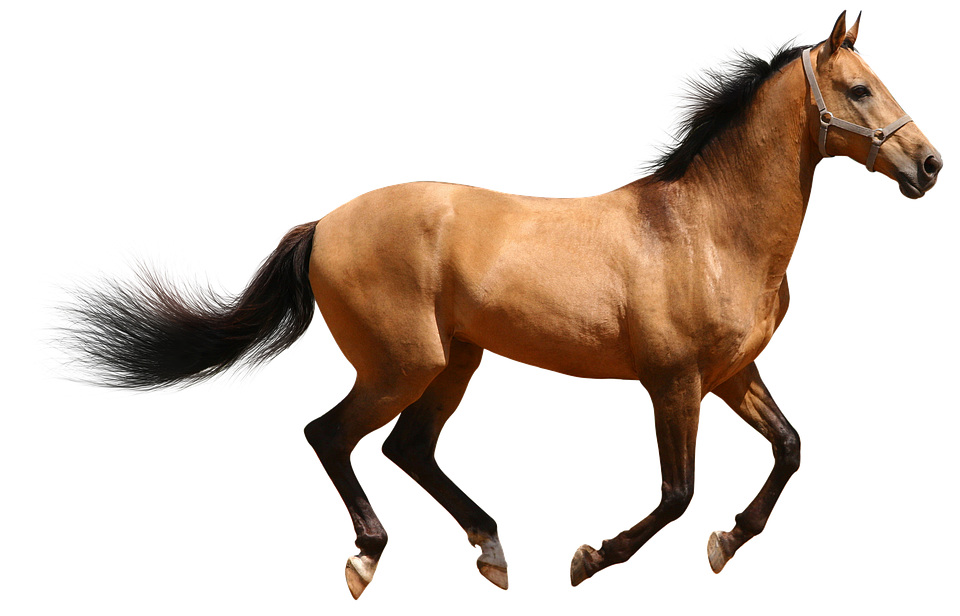
#> input picture horse.png, 960 x 616 px
$ jupyter execute sim-demo.ipynb
#> lines starting #> are read from the running program, lines starting #| are printed output that depends on the picture
Here are some stripes:

And here are some other stripes:

What happens when we multiply these?

This captures some of the flavor of [structured illumination microscopy](https://onlinelibrary.wiley.com/doi/full/10.1046/j.1365-2818.2000.00710.x) (SIM), a superresolution technique that can double the resolution of an image. The classic approach uses a sequence of images taken while illuminating the sample with a striped pattern. You need multiple images because it takes many phases and orientations to gather the Fourier domain information SIM uses to enhance the image.

For our demo, we're looking at a slightly different technique based on phase modulation that allows us to see interesting encoded images based on a single "illumination." The residual stripes that you see in the decoded image are an artifact of what we're doing here, not true SIM. You can make nice printouts with one or two transparencies and do this as a handout.

[cell 1]
import numpy as np
import matplotlib.pyplot as plt
from skimage.io import imread
from skimage.color import rgb2gray
from scipy.ndimage import gaussian_filter

First, let's load our image that we want to encode. `rgb2gray` mostly does what it sounds like, but there's one relevant feature that's worth commenting on. In the world of scikit-image, grayscale images are represented as floating point numbers between 0 (black) and 1 (white.) So in addition to mixing color channels into an appropriate gray, `rgb2gray` also rescales the image to fit this interval. The absolute scale of the image does matter for setting the size of the modulation later, so if you use something else to do the conversion (or load a BW image in different units directly) adjust the modulation amplitude accordingly.

[cell 2]
horse = imread('horse.png')
#> horse is the input picture: shape (616, 960, 4); mean R, G, B, A 44.2, 32.5, 24, 72.8
gray_horse = rgb2gray(horse)
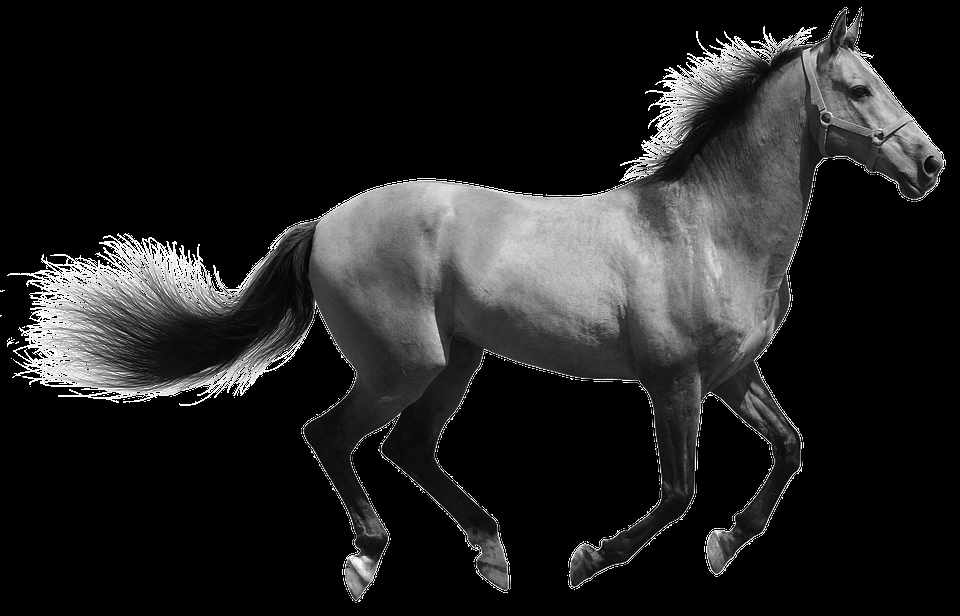
#> gray_horse: shape (616, 960) float64; min 0, max 1, mean 0.135
plt.imshow(gray_horse, cmap='gray')
_ = plt.axis('off')

Now we want to make an illumination mask. This is a uniform series of stripes. Using sin squared conveniently puts us in our 0 to 1 interval, and also nicely mimics the intensity pattern of a standing wave set up by two counterpropagating laser beams (a common way to achieve the stripes SIM usually uses.)

[cell 3]
x_pixels = gray_horse.shape[1]
#> x_pixels = 960
stripe_angle = 0
k_x, k_y = np.cos(stripe_angle), np.sin(stripe_angle)
y_ind, x_ind = np.ogrid[0:gray_horse.shape[0], 0:gray_horse.shape[1]]
#> y_ind = 616 values from 0 to 615
dots_per_cycle = 16
raw_phase = (np.pi / dots_per_cycle)*(k_x*x_ind + k_y*y_ind)
stripe_mask = np.sin(raw_phase)**2
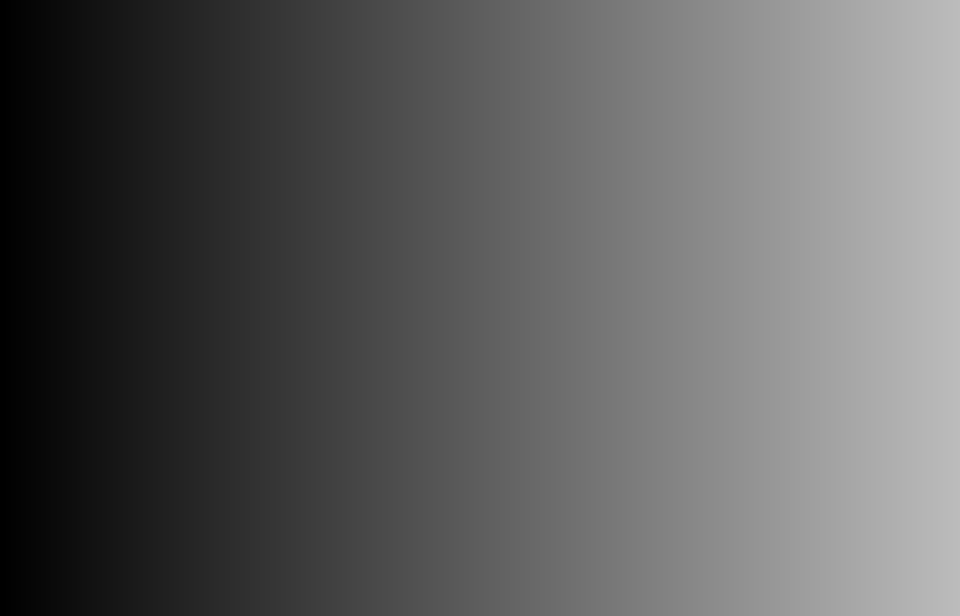
#> raw_phase: shape (616, 960) float64; min 0, max 188.3, mean 94.1

plt.imshow(stripe_mask, cmap='gray')
_ = plt.axis('off')
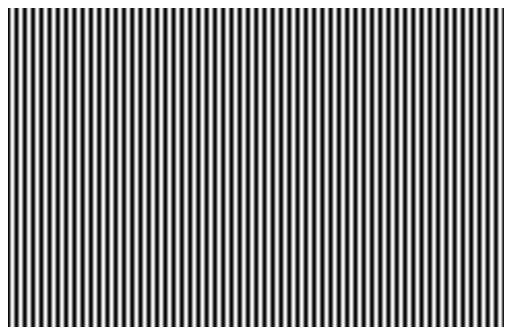
#> figure drawn by matplotlib, 1 panel

Next up, we encode the image. The `base_phase` here is equivalent to a stripe mask with a stripe angle of 0. We then shift the phase locally based on the grayscale value of the image we're trying to encode.

[cell 4]
base_phase = (np.pi / dots_per_cycle)*np.arange(x_pixels).reshape(1, -1)
modulation_amplitude = 0.5
gaussian_sigma = 8
modulation = (modulation_amplitude *
              gaussian_filter(gray_horse, gaussian_sigma))
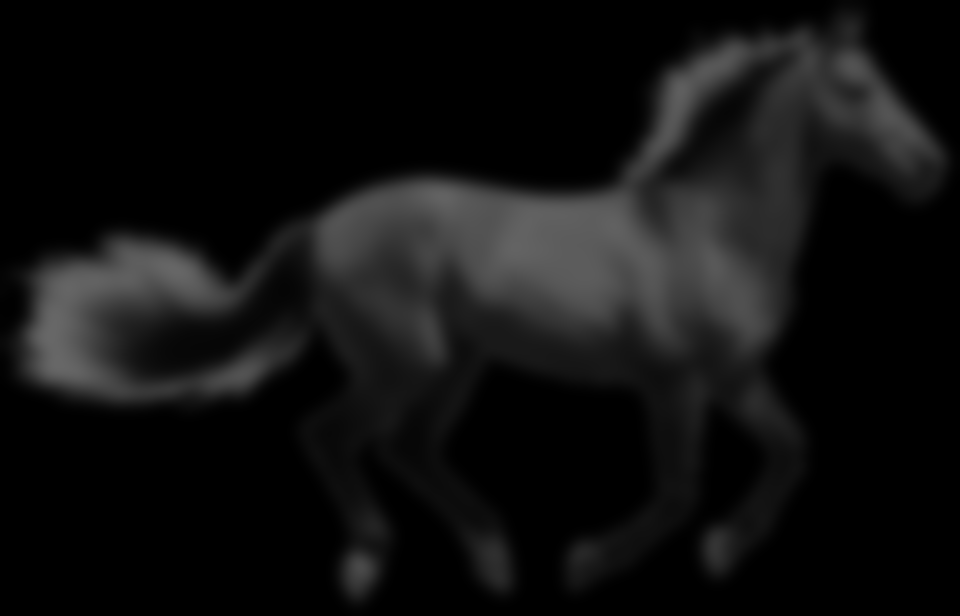
#> modulation: shape (616, 960) float64; min 0, max 0.408, mean 0.0675
phase_offset = np.pi / 2
encoded_image = np.sin(base_phase + modulation + phase_offset)**2
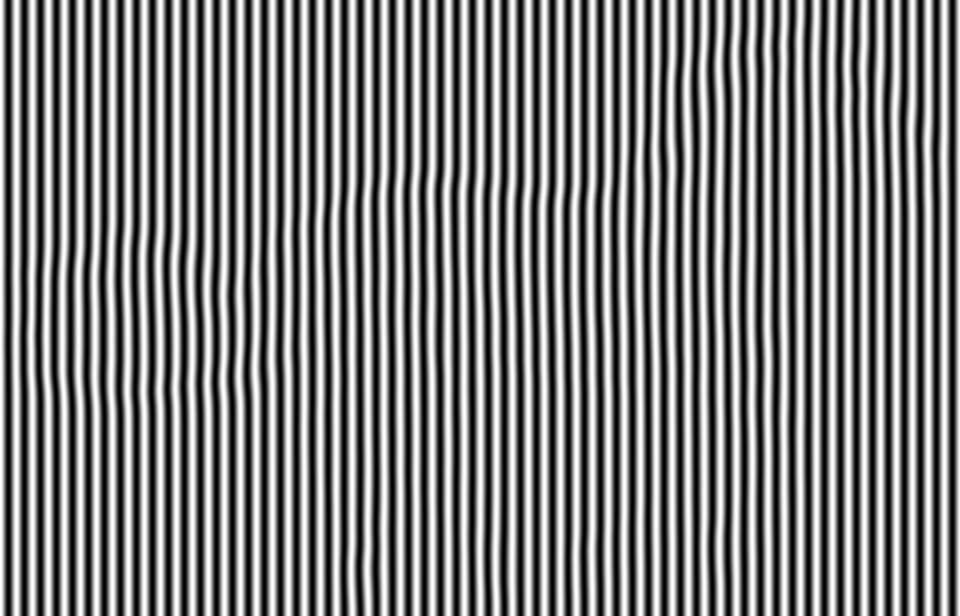
#> encoded_image: shape (616, 960) float64; min 6.13e-36, max 1, mean 0.5

plt.imshow(encoded_image, cmap='gray')
_ = plt.axis('off')

You'll notice that the modulation we're applying has a tunable amplitude, along with a gaussian blur. This is to reduce the distortions in the encoded stripes to subtle levels. With a larger amplitude and no blur, it's hard to hide that something is going on:

[cell 5]
base_phase = (np.pi / dots_per_cycle)*np.arange(x_pixels).reshape(1, -1)
modulation_amplitude = np.pi / 2
gaussian_sigma = 0.0001
modulation = (modulation_amplitude *
              gaussian_filter(gray_horse, gaussian_sigma))
phase_offset = np.pi / 2
not_especially_encoded_image = np.sin(base_phase + modulation + phase_offset)**2
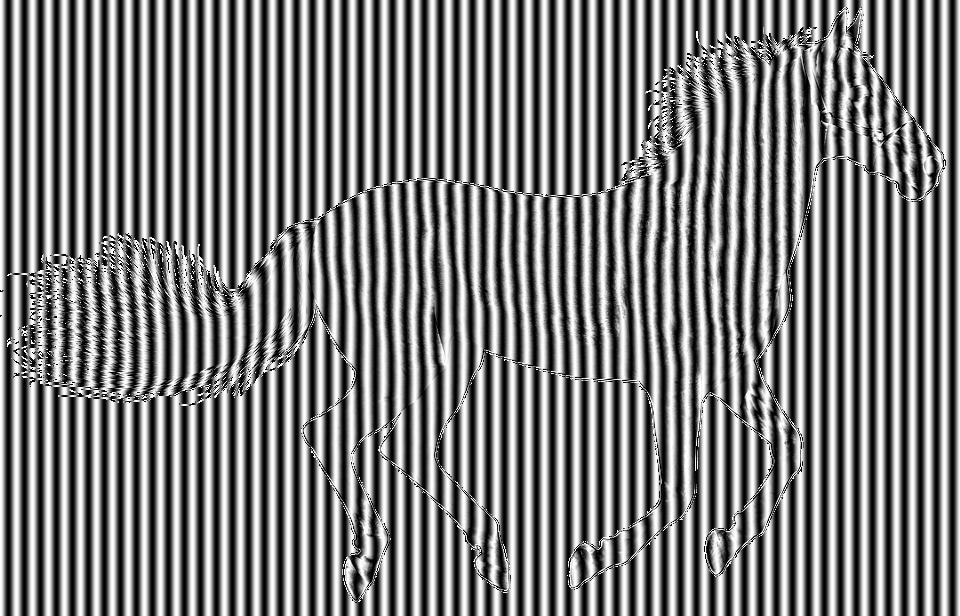
#> not_especially_encoded_image: shape (616, 960) float64; min 6.13e-36, max 1, mean 0.5

plt.imshow(not_especially_encoded_image, cmap='gray')
_ = plt.axis('off')

`skimage.color.rgb2gray` takes care of rescaling RGB images to 0 to 1 as part of its grayscale conversion. If you're not using that, then you'll probably need to do something similar to your image before using it as a phase modulation

In the paper and transparency version of this demo, you can use the stripe mask on the transparency as an overlay to decode the paper image. The two should be oriented so that the stripes are going the same direction.

What's the right way to visualize this on the screen? Where there is black ink on the overlay, we can view that as a reduction in transmission by a factor depending on how much ink there is at a given spot. In other words, multiplication of the two images should be a good approximation to what's going on. This also lines up very nicely with actual SIM. In that case (neglecting various saturation effects) the total amount of light coming from a point in the sample will be a product of the local illumination intensity and the local density of emitters.

[cell 6]
decoded = stripe_mask*encoded_image
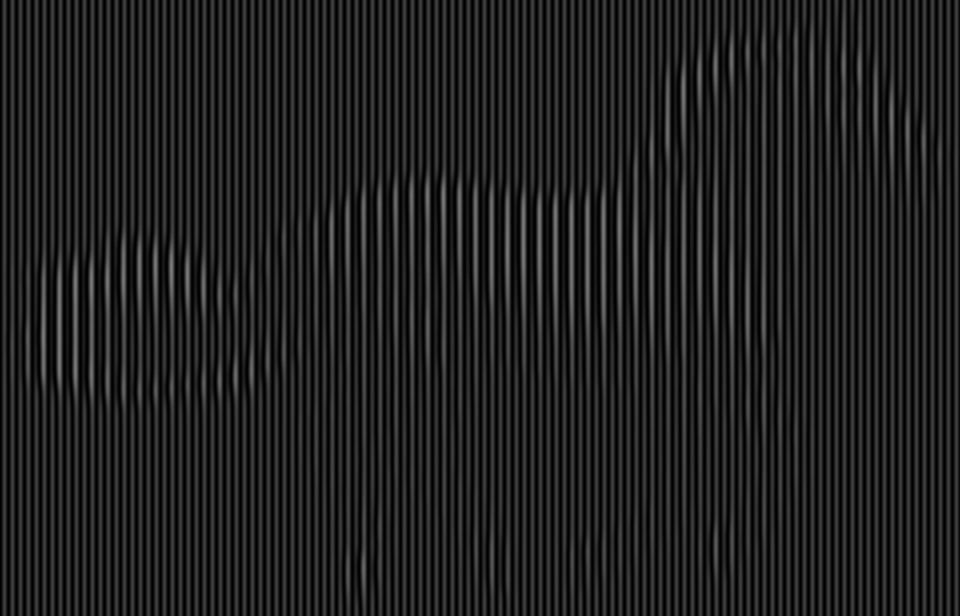
#> decoded: shape (616, 960) float64; min 0, max 0.487, mean 0.129
plt.imshow(decoded, cmap='gray', aspect='auto')
_ = plt.axis('off')

If we don't mind having an encoded image that telegraphs that something is going on, we do get a much stronger decoded signal:

[cell 7]
decoded = stripe_mask*not_especially_encoded_image
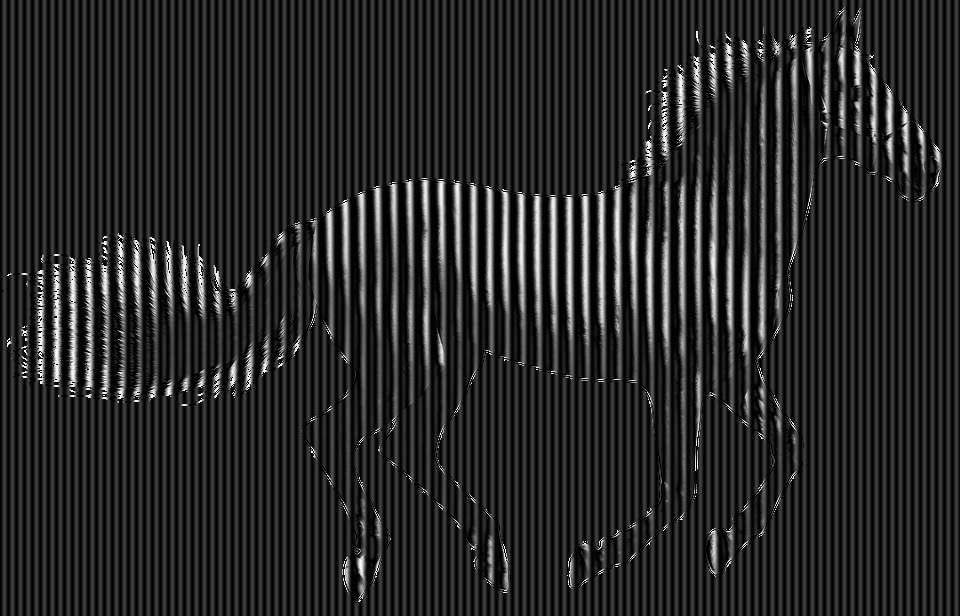
#> decoded: shape (616, 960) float64; min 0, max 1, mean 0.157
plt.imshow(decoded, cmap='gray', aspect='auto')
_ = plt.axis('off')

$ run again, with stripe_product.png copied over horse.png
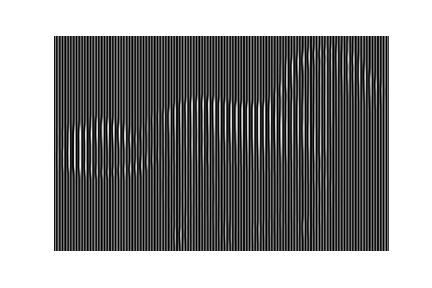
#> input picture stripe_product.png, 432 x 288 px
#> horse is the input picture: shape (288, 432, 4); mean R, G, B, A 146.1, 146.1, 146.1, 255
#> `not_especially_encoded_image = np.sin(base_phase + modulation + phase_..`:
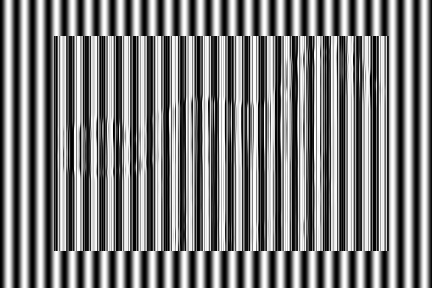
#> not_especially_encoded_image: shape (288, 432) float64; min 1.5e-32, max 1, mean 0.501
#> `decoded = stripe_mask*not_especially_encoded_image`:
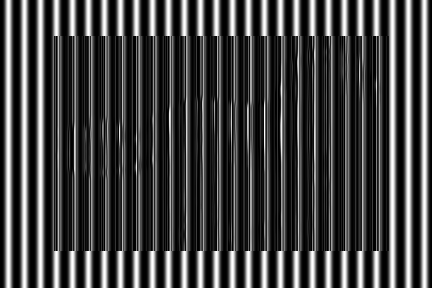
#> decoded: shape (288, 432) float64; min 0, max 1, mean 0.262
